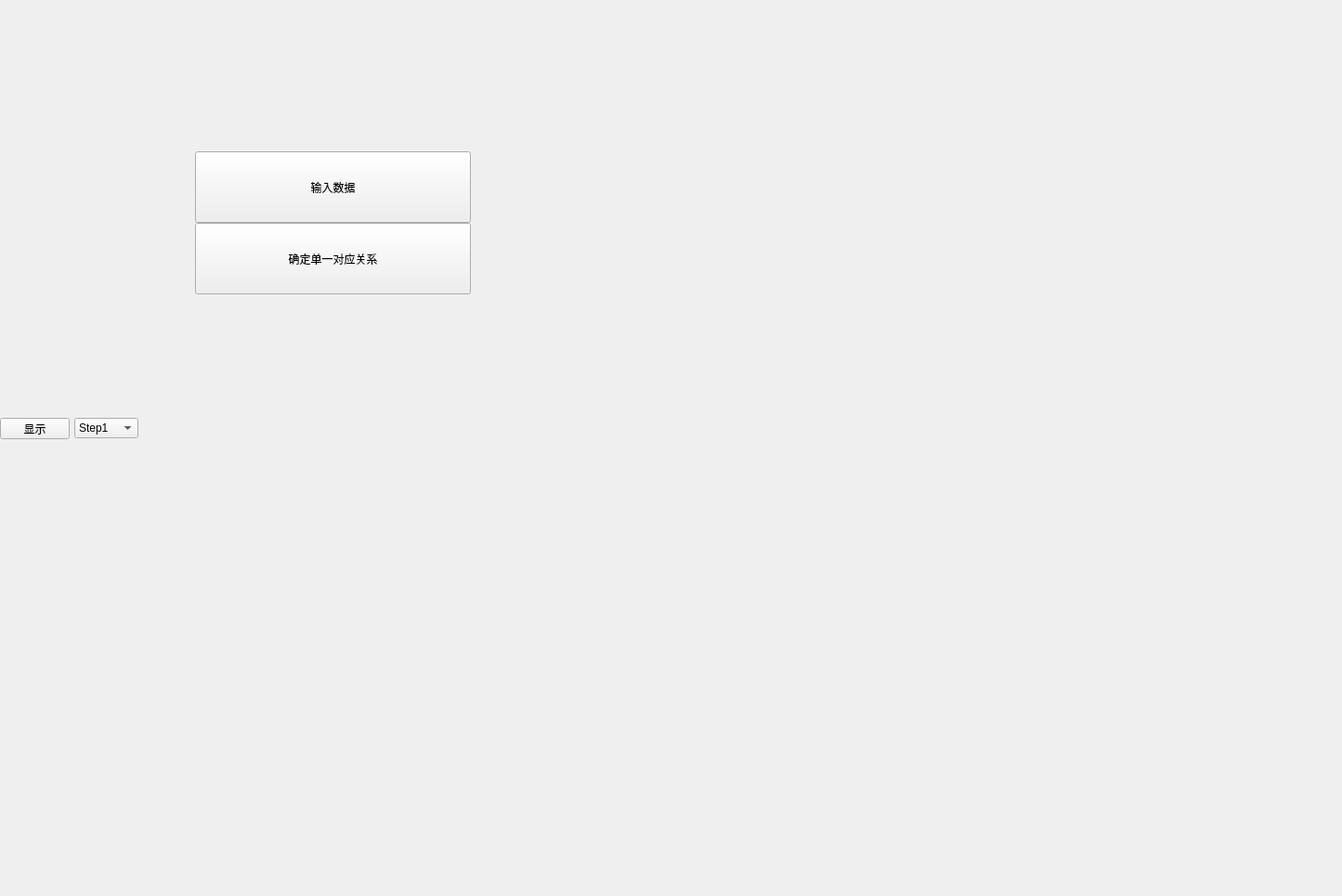
<?xml version="1.0" encoding="UTF-8"?>
<ui version="4.0">
 <class>Step7</class>
 <widget class="QWidget" name="Step7">
  <property name="geometry">
   <rect>
    <x>0</x>
    <y>0</y>
    <width>1445</width>
    <height>965</height>
   </rect>
  </property>
  <property name="windowTitle">
   <string>Form</string>
  </property>
  <widget class="QStackedWidget" name="stackedWidget">
   <property name="geometry">
    <rect>
     <x>725</x>
     <y>0</y>
     <width>720</width>
     <height>480</height>
    </rect>
   </property>
   <property name="currentIndex">
    <number>0</number>
   </property>
   <widget class="QWidget" name="page"/>
   <widget class="QWidget" name="page_2"/>
  </widget>
  <widget class="QWidget" name="widget" native="true">
   <property name="geometry">
    <rect>
     <x>0</x>
     <y>0</y>
     <width>720</width>
     <height>480</height>
    </rect>
   </property>
   <widget class="QPushButton" name="pushButton">
    <property name="geometry">
     <rect>
      <x>210</x>
      <y>163</y>
      <width>297</width>
      <height>77</height>
     </rect>
    </property>
    <property name="font">
     <font>
      <family>Microsoft YaHei UI</family>
      <pointsize>9</pointsize>
      <stylestrategy>PreferAntialias</stylestrategy>
     </font>
    </property>
    <property name="text">
     <string>输入数据</string>
    </property>
   </widget>
   <widget class="QPushButton" name="pushButton_3">
    <property name="geometry">
     <rect>
      <x>0</x>
      <y>450</y>
      <width>75</width>
      <height>23</height>
     </rect>
    </property>
    <property name="text">
     <string>显示</string>
    </property>
   </widget>
   <widget class="QPushButton" name="pushButton_2">
    <property name="geometry">
     <rect>
      <x>210</x>
      <y>240</y>
      <width>297</width>
      <height>77</height>
     </rect>
    </property>
    <property name="text">
     <string>确定单一对应关系</string>
    </property>
   </widget>
   <widget class="QComboBox" name="comboBox">
    <property name="geometry">
     <rect>
      <x>80</x>
      <y>450</y>
      <width>69</width>
      <height>22</height>
     </rect>
    </property>
    <item>
     <property name="text">
      <string>Step1</string>
     </property>
    </item>
    <item>
     <property name="text">
      <string>Step2</string>
     </property>
    </item>
    <item>
     <property name="text">
      <string>Step3</string>
     </property>
    </item>
    <item>
     <property name="text">
      <string>Step4</string>
     </property>
    </item>
    <item>
     <property name="text">
      <string>Step5</string>
     </property>
    </item>
    <item>
     <property name="text">
      <string>Step6</string>
     </property>
    </item>
    <item>
     <property name="text">
      <string>Step7</string>
     </property>
    </item>
   </widget>
  </widget>
  <widget class="QStackedWidget" name="stackedWidget_2">
   <property name="geometry">
    <rect>
     <x>0</x>
     <y>485</y>
     <width>1445</width>
     <height>480</height>
    </rect>
   </property>
   <widget class="QWidget" name="page_3"/>
   <widget class="QWidget" name="page_4"/>
  </widget>
 </widget>
 <resources/>
 <connections/>
</ui>
